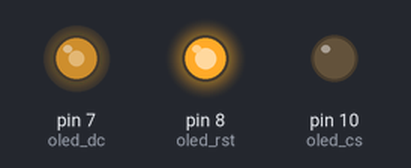
The sketch below on a simulated Arduino Uno, built with avr-gcc and run on an emulated ATmega328P. Shown: output pins drawn as LEDs (lit = HIGH).

Above: at 1.65 s.
At 2.15 s:
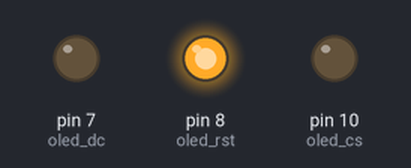
Timing chart, 0 to 4.6 s (numbered marks = the images above):
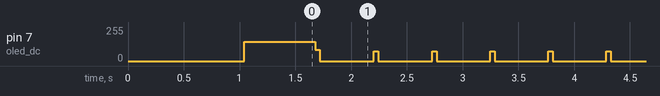

Measured:
- by itself, pin 7 (oled_dc): repeats every 0.52 s: 0/255 0.48 s, 75/255 0.04 s

The sketch:

SSD1351.ino
```cpp
#include "OLED_Driver.h"
#include "OLED_GFX.h"

#include <SPI.h>
#include <Wire.h>

#define TEXT_HEIGHT 8
#define BAR_SPACING 2
#define BAR_HEIGHT 2
#define BLOCK_SPACING 15
#define TOTAL_BLOCK_HEIGHT (TEXT_HEIGHT+BAR_SPACING+BAR_HEIGHT+BLOCK_SPACING)
#define GET_BLOCK_OFFSET(num) TOTAL_BLOCK_HEIGHT*num

struct BLOCK
{
  const char* text;
  int cur_value;
  int color;

  BLOCK(const char* _text, int _color)
  {
    text = _text;
    cur_value = 0;
    color = _color;
  }
};

#define BLOCK_COUNT 4
BLOCK blocks[BLOCK_COUNT] = { BLOCK("CPU", WHITE), BLOCK("Memory", BLUE), BLOCK("Disk", GREEN), BLOCK("Disk I/O", YELLOW)/*, BLOCK("GPU", CYAN)*/ };

OLED_GFX oled = OLED_GFX();

byte serial_buffer[10] {0, 0, 0, 0, 0, 0, 0, 0, 0, 0};
int refresh_rate = 500;

void setup()
{
  //Init GPIO
  pinMode(oled_cs, OUTPUT);
  pinMode(oled_rst, OUTPUT);
  pinMode(oled_dc, OUTPUT);

  //Init UART
  Serial.begin(9600);

#if INTERFACE_4WIRE_SPI
  //Init SPI
  SPI.setDataMode(SPI_MODE0);
  SPI.setBitOrder(MSBFIRST);
  SPI.setClockDivider(SPI_CLOCK_DIV2);
  SPI.begin();

#elif INTERFACE_3WIRE_SPI

  pinMode(oled_sck, OUTPUT);
  pinMode(oled_din, OUTPUT);

#endif

  oled.Device_Init();

  oled.Clear_Screen();
  DrawText();
}

void loop()
{
  while(Serial.available() > 0)
  {
    byte command = Serial.read();

    switch(command)
    {
      // Update refresh rate
      // Computer sends an int which will be the new refresh rate
      case 100:
      {
        Serial.readBytes(serial_buffer, 4);
        refresh_rate = *(int *)serial_buffer;
        break;
      }

      // Update CPU and Memory
      // Computer sends a byte per component, already in percentage range.
      case 101:
        Serial.readBytes(serial_buffer, 5);

        // All values are multiplied by 1.27 to extend to the edge of the screen
        blocks[0].cur_value = serial_buffer[0] * 1.27; // CPU
        blocks[1].cur_value = serial_buffer[1] * 1.27; // Memory
        blocks[2].cur_value = serial_buffer[2] * 1.27; // Disk
        blocks[3].cur_value = serial_buffer[3] * 1.27; // Disk I/O
        //blocks[4].cur_value = serial_buffer[4] * 1.27; // GPU
        break;
    }
  }

  int blockOffset;
  int barY;

  for(int i = 0; i < BLOCK_COUNT; i++)
  {
    BLOCK cur_block = blocks[i];

    blockOffset = GET_BLOCK_OFFSET(i);
    barY = blockOffset + TEXT_HEIGHT + BAR_SPACING;

    oled.Set_Color(BLACK);
    oled.Draw_Rect(0,barY,128,BAR_HEIGHT);

    if(cur_block.cur_value > 0)
    {
      oled.Set_Color(cur_block.color);
      oled.Draw_Rect(0,barY,cur_block.cur_value,BAR_HEIGHT);
    }
  }

  delay(refresh_rate);
}

void ClearText()
{
  oled.Set_Color(BLACK);
  for(int i = 0; i < BLOCK_COUNT; i++)
  {
    oled.print_String(0,GET_BLOCK_OFFSET(i), blocks[i].text, FONT_5X8);
  }
}

void DrawText()
{
  for(int i = 0; i < BLOCK_COUNT; i++)
  {
    BLOCK cur_block = blocks[i];

    oled.Set_Color(cur_block.color);
    oled.print_String(0,GET_BLOCK_OFFSET(i), cur_block.text, FONT_5X8);
  }
}
```

OLED_GFX.cpp
```cpp
#include "OLED_GFX.h"
#include "ASCII_Font.h"

#include "stdlib.h"

uint8_t Row,Column;
FONT_SIZE Font_Size;

OLED_GFX::OLED_GFX(void)  {
  Row = 0;
  Column = 0;
  Font_Size = FONT_5X8;
}

void OLED_GFX::Set_FontSize(FONT_SIZE size) {
  Font_Size = size;
}

void OLED_GFX::print_String(uint8_t x, uint8_t y, const uint8_t *text, FONT_SIZE size) {

  Font_Size = size;

  if(Font_Size == FONT_5X8) {
    Display_String_5x8(x, y, text);
  }
  else if(Font_Size == FONT_8X16) {
    Display_String_8x16(x, y, text);
  }
}

void OLED_GFX::Display_String_8x16(uint8_t x, uint8_t y, const uint8_t *text) {

  uint16_t i=0,j,k,n;
  if(x>120)  {
    x=1;
  }
  while(text[i]>0x00) {
    if((text[i]>=0x20)&&(text[i]<=0x7e))  {
      j=text[i]-0x20;
      for(n=0;n<2;n++)  {
        for(k=0;k<8;k++)  {
          Set_Address(x+k, n*8+y);
          Write_text(ascii_table_8x16[j][k+8*n]);
        }
      }
      i++;
      x+=8;
    }
    else
      i++;
  }
}

void OLED_GFX::Display_String_5x8(uint8_t x, uint8_t y, const uint8_t *text)  {

  uint8_t i=0,j,k;

  while(text[i]>0x00) {
    if((text[i]>=0x20)&&(text[i]<=0x7e))  {
      j=text[i]-0x20;
      for(k=0; k<5;k++)  {
        Set_Address(x+k, y);
        Write_text(ascii_table_5x8[j][k]);
      }
      Set_Address(x+5, y);
      Write_text(0x00);
      i++;
      x+=6;
      if(x>=128)
        x=1;
    }
    else
      i++;
  }
}

void OLED_GFX::Draw_Line(int16_t x0, int16_t y0, int16_t x1, int16_t y1) {
  // Update in subclasses if desired!
  if(x0 == x1)  {
    if(y0 > y1) swap(y0, y1);
    Draw_FastVLine(x0, y0, y1 - y0 + 1);
  }
  else if(y0 == y1) {
    if(x0 > x1)
      swap(x0, x1);
    Draw_FastHLine(x0, y0, x1 - x0 + 1);
  }
  else
    Write_Line(x0, y0, x1, y1);
}

void OLED_GFX::Write_Line(int16_t x0, int16_t y0, int16_t x1, int16_t y1)  {

  int16_t steep = abs(y1 - y0) > abs(x1 - x0);

  if (steep)  {
    swap(x0, y0);
    swap(x1, y1);
  }
  if (x0 > x1)  {
    swap(x0, x1);
    swap(y0, y1);
  }

  int16_t dx, dy;
  dx = x1 - x0;
  dy = abs(y1 - y0);

  int16_t err = dx / 2;
  int16_t ystep;

  if(y0 < y1) {
    ystep = 1;
  }
  else  {
    ystep = -1;
  }

  for(; x0<=x1; x0++) {
    if(steep)
      Draw_Pixel(y0, x0);
    else
      Draw_Pixel(x0, y0);
    err -= dy;

    if(err < 0) {
      y0 += ystep;
      err += dx;
    }
  }
}

// Draw a rectangle
void OLED_GFX::Draw_Rect(int16_t x, int16_t y, int16_t w, int16_t h) {

  Draw_FastHLine(x, y, w);
  Draw_FastHLine(x, y+h-1, w);
  Draw_FastVLine(x, y, h);
  Draw_FastVLine(x+w-1, y, h);
}


void OLED_GFX::Fill_Rect(uint16_t x, uint16_t y, uint16_t w, uint16_t h) {

  if ((x >= SSD1351_WIDTH) || (y >= SSD1351_HEIGHT))
  return;

  // Y bounds check
  if (y+h > SSD1351_HEIGHT) {
    h = SSD1351_HEIGHT - y - 1;
  }

  // X bounds check
  if (x+w > SSD1351_WIDTH)  {
    w = SSD1351_WIDTH - x - 1;
  }

  // set location
  Write_Command(SSD1351_CMD_SETCOLUMN);
  Write_Data(x);
  Write_Data(x+w-1);
  Write_Command(SSD1351_CMD_SETROW);
  Write_Data(y);
  Write_Data(y+h-1);
  // fill!
  Write_Command(SSD1351_CMD_WRITERAM);

  for (uint16_t i=0; i < w*h; i++) {
    Write_Data(color_fill_byte[0]);
    Write_Data(color_fill_byte[1]);
  }
}

void OLED_GFX::Fill_Circle(int16_t x0, int16_t y0, int16_t r) {

  Draw_FastVLine(x0, y0-r, 2*r+1);
  FillCircle_Helper(x0, y0, r, 3, 0);
}

// Used to do circles and roundrects
void OLED_GFX::FillCircle_Helper(int16_t x0, int16_t y0, int16_t r, uint8_t corner, int16_t delta)  {

  int16_t f     = 1 - r;
  int16_t ddF_x = 1;
  int16_t ddF_y = -2 * r;
  int16_t x     = 0;
  int16_t y     = r;

  while(x<y)  {
    if(f >= 0)  {
      y--;
      ddF_y += 2;
      f += ddF_y;
    }
    x++;
    ddF_x += 2;
    f += ddF_x;

    if(corner & 0x1)  {
      Draw_FastVLine(x0+x, y0-y, 2*y+1+delta);
      Draw_FastVLine(x0+y, y0-x, 2*x+1+delta);
    }
    if(corner & 0x2)  {
      Draw_FastVLine(x0-x, y0-y, 2*y+1+delta);
      Draw_FastVLine(x0-y, y0-x, 2*x+1+delta);
    }
  }
}

// Draw a circle outline
void OLED_GFX::Draw_Circle(int16_t x0, int16_t y0, int16_t r) {
  int16_t f = 1 - r;
  int16_t ddF_x = 1;
  int16_t ddF_y = -2 * r;
  int16_t x = 0;
  int16_t y = r;

  Draw_Pixel(x0  , y0+r);
  Draw_Pixel(x0  , y0-r);
  Draw_Pixel(x0+r, y0  );
  Draw_Pixel(x0-r, y0  );

  while (x<y) {
    if (f >= 0) {
      y--;
      ddF_y += 2;
      f += ddF_y;
    }
    x++;
    ddF_x += 2;
    f += ddF_x;

    Draw_Pixel(x0 + x, y0 + y);
    Draw_Pixel(x0 - x, y0 + y);
    Draw_Pixel(x0 + x, y0 - y);
    Draw_Pixel(x0 - x, y0 - y);
    Draw_Pixel(x0 + y, y0 + x);
    Draw_Pixel(x0 - y, y0 + x);
    Draw_Pixel(x0 + y, y0 - x);
    Draw_Pixel(x0 - y, y0 - x);
    }
}

// Draw a rounded rectangle
void OLED_GFX::Draw_RoundRect(int16_t x, int16_t y, int16_t w, int16_t h, int16_t r)  {
    // smarter version

    Draw_FastHLine(x+r  , y    , w-2*r); // Top
    Draw_FastHLine(x+r  , y+h-1, w-2*r); // Bottom
    Draw_FastVLine(x    , y+r  , h-2*r); // Left
    Draw_FastVLine(x+w-1, y+r  , h-2*r); // Right
    // draw four corners
    DrawCircle_Helper(x+r    , y+r    , r, 1);
    DrawCircle_Helper(x+w-r-1, y+r    , r, 2);
    DrawCircle_Helper(x+w-r-1, y+h-r-1, r, 4);
    DrawCircle_Helper(x+r    , y+h-r-1, r, 8);
}

void OLED_GFX::DrawCircle_Helper( int16_t x0, int16_t y0, int16_t r, uint8_t corner)  {
  int16_t f     = 1 - r;
  int16_t ddF_x = 1;
  int16_t ddF_y = -2 * r;
  int16_t x     = 0;
  int16_t y     = r;

  while (x<y) {
    if (f >= 0) {
      y--;
      ddF_y += 2;
      f += ddF_y;
    }
    x++;
    ddF_x += 2;
    f += ddF_x;
    if (corner & 0x4) {
      Draw_Pixel(x0 + x, y0 + y);
      Draw_Pixel(x0 + y, y0 + x);
    }
    if (corner & 0x2) {
      Draw_Pixel(x0 + x, y0 - y);
      Draw_Pixel(x0 + y, y0 - x);
    }
    if (corner & 0x8) {
      Draw_Pixel(x0 - y, y0 + x);
      Draw_Pixel(x0 - x, y0 + y);
    }
    if (corner & 0x1) {
      Draw_Pixel(x0 - y, y0 - x);
      Draw_Pixel(x0 - x, y0 - y);
    }
  }
}

// Draw a triangle
void OLED_GFX::Draw_Triangle(int16_t x0, int16_t y0, int16_t x1, int16_t y1, int16_t x2, int16_t y2)  {
  Draw_Line(x0, y0, x1, y1);
  Draw_Line(x1, y1, x2, y2);
  Draw_Line(x2, y2, x0, y0);
}
```

OLED_GFX.h
```cpp
#ifndef __OLED_GFX_H
#define __OLED_GFX_H


#include "OLED_Driver.h"

typedef enum  {
  FONT_5X8 = 0,
  FONT_8X16
}FONT_SIZE;

class OLED_GFX : public virtual OLED_Driver {

  public:

    OLED_GFX(void);

    void Set_FontSize(FONT_SIZE size);

    void Draw_Line(int16_t x0, int16_t y0, int16_t x1, int16_t y1);

    void Draw_Rect(int16_t x, int16_t y, int16_t w, int16_t h);
    void Fill_Rect(uint16_t x, uint16_t y, uint16_t w, uint16_t h);

    void Fill_Circle(int16_t x0, int16_t y0, int16_t r);
    void Draw_Circle(int16_t x0, int16_t y0, int16_t r);

    void Draw_RoundRect(int16_t x, int16_t y, int16_t w, int16_t h, int16_t r);
    void Draw_Triangle(int16_t x0, int16_t y0, int16_t x1, int16_t y1, int16_t x2, int16_t y2);

    void print_String(uint8_t x, uint8_t y, const uint8_t *text, FONT_SIZE size);
    void Display_String_5x8(uint8_t x, uint8_t y, const uint8_t *text);
    void Display_String_8x16(uint8_t x, uint8_t y, const uint8_t *text);

  private:

    void Write_Line(int16_t x0, int16_t y0, int16_t x1, int16_t y1);

    void FillCircle_Helper(int16_t x0, int16_t y0, int16_t r, uint8_t cornername, int16_t delta);
    void DrawCircle_Helper( int16_t x0, int16_t y0, int16_t r, uint8_t corner);

  };


#endif
```

OLED_Driver.h
```cpp
#ifndef __OLED_DRIVER_H
#define __OLED_DRIVER_H

#include "stdlib.h"
#include "SPI.h"

extern uint8_t color_byte[2],color_fill_byte[2];

//Enable 4WIRE-SPI or 3WIRE-SPI
#define INTERFACE_4WIRE_SPI 1
#define INTERFACE_3WIRE_SPI !(INTERFACE_4WIRE_SPI)


#define SSD1351_WIDTH   128
#define SSD1351_HEIGHT  128

#define SSD1351_CMD_SETCOLUMN       0x15
#define SSD1351_CMD_SETROW          0x75
#define SSD1351_CMD_WRITERAM        0x5C
#define SSD1351_CMD_READRAM         0x5D
#define SSD1351_CMD_SETREMAP        0xA0
#define SSD1351_CMD_STARTLINE       0xA1
#define SSD1351_CMD_DISPLAYOFFSET 	0xA2
#define SSD1351_CMD_DISPLAYALLOFF 	0xA4
#define SSD1351_CMD_DISPLAYALLON  	0xA5
#define SSD1351_CMD_NORMALDISPLAY 	0xA6
#define SSD1351_CMD_INVERTDISPLAY 	0xA7
#define SSD1351_CMD_FUNCTIONSELECT 	0xAB
#define SSD1351_CMD_DISPLAYOFF      0xAE
#define SSD1351_CMD_DISPLAYON     	0xAF
#define SSD1351_CMD_PRECHARGE       0xB1
#define SSD1351_CMD_DISPLAYENHANCE  0xB2
#define SSD1351_CMD_CLOCKDIV        0xB3
#define SSD1351_CMD_SETVSL          0xB4
#define SSD1351_CMD_SETGPIO 		    0xB5
#define SSD1351_CMD_PRECHARGE2      0xB6
#define SSD1351_CMD_SETGRAY         0xB8
#define SSD1351_CMD_USELUT          0xB9
#define SSD1351_CMD_PRECHARGELEVEL 	0xBB
#define SSD1351_CMD_VCOMH           0xBE
#define SSD1351_CMD_CONTRASTABC     0xC1
#define SSD1351_CMD_CONTRASTMASTER  0xC7
#define SSD1351_CMD_MUXRATIO        0xCA
#define SSD1351_CMD_COMMANDLOCK     0xFD
#define SSD1351_CMD_HORIZSCROLL     0x96
#define SSD1351_CMD_STOPSCROLL      0x9E
#define SSD1351_CMD_STARTSCROLL     0x9F


#define swap(a, b) { uint8_t t = a; a = b; b = t; }

#define oled_cs   10
#define oled_rst  8
#define oled_dc   7
#define oled_sck  13
#define oled_din  11

#define BLACK   0x0000
#define BLUE    0x001F
#define RED     0xF800
#define GREEN   0x07E0
#define CYAN    0x07FF
#define MAGENTA 0xF81F
#define YELLOW  0xFFE0
#define WHITE   0xFFFF

  class OLED_Driver {

    public:
      OLED_Driver(void);

      void OLED_CS(uint8_t x);
      void OLED_RST(uint8_t x);
      void OLED_DC(uint8_t x);
      inline void OLED_SCK(uint8_t x);
      inline void OLED_DIN(uint8_t x);

      void Device_Init(void);
      void Clear_Screen(void);
      void Fill_Color(uint16_t color);
      void Set_Coordinate(uint16_t x, uint16_t y);

      void Write_text(uint8_t data1);
      void Set_Address(uint8_t column, uint8_t row);

      void Set_Color(uint16_t color);
      void Set_FillColor(uint16_t color);

      void Invert(bool v);
      void Draw_Pixel(int16_t x, int16_t y);

      void Write_Command(uint8_t dat);
      void Write_Data(uint8_t dat);
      void Write_Data(uint8_t* dat_p, int length);

      void Draw_FastHLine(int16_t x, int16_t y, int16_t length);
      void Draw_FastVLine(int16_t x, int16_t y, int16_t length);


      void Display_bmp(void);
      void Display_Interface(void);

    private:

      void RAM_Address(void);

  };


#endif
```

Source omitted: ASCII_Font.h (data table, 18312 bytes), OLED_Driver.cpp (10762 bytes)
